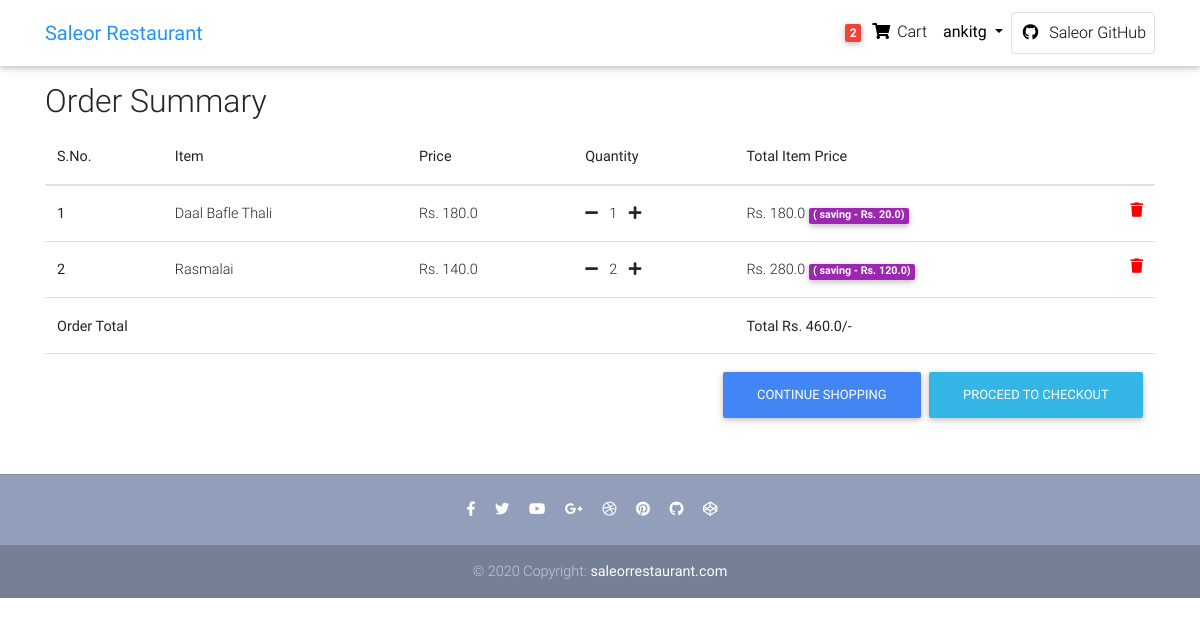
/order-summary/ (signed in), run on the app's committed database.
### restaurant/models.py (models this page shows, shortened)
class Order(models.Model):
    user = models.ForeignKey(settings.AUTH_USER_MODEL, on_delete=models.CASCADE)
    ref_code = models.CharField(max_length=20, blank=True, null=True)
    items = models.ManyToManyField(OrderItem)
    order_date = models.DateTimeField()
    ordered = models.BooleanField(default=False)
    billing_address = models.ForeignKey('BillingAddress', on_delete=models.SET_NULL, blank=True, null=True)
    payment = models.ForeignKey('Payment', on_delete=models.SET_NULL, blank=True, null=True)
    coupon = models.ForeignKey('Coupon', on_delete=models.SET_NULL, blank=True, null=True)
    status = models.CharField(max_length=50, choices=order_status, default='not_accepted')
    refund_requested = models.BooleanField(default=False)
    refund_granted = models.BooleanField(default=False)
    refund_completed = models.BooleanField(default=False)
    def get_total(self):
        total = 0
        for order_item in self.items.all():
            total += order_item.get_final_price()
        if self.coupon:
            total -= self.coupon.amount
        return total

class OrderItem(models.Model):
    user = models.ForeignKey(settings.AUTH_USER_MODEL, on_delete=models.CASCADE)
    item = models.ForeignKey(Item, on_delete=models.CASCADE)
    cartitem = models.IntegerField(default=1)
    ordered = models.BooleanField(default=False)
    def get_total_item_price(self):
        return self.cartitem * self.item.price
    def get_total_item_discount_price(self):
        return self.cartitem * self.item.discount_price
    def save_on_bill(self):
        return self.get_total_item_price() - self.get_total_item_discount_price()
    def get_final_price(self):
        if self.item.discount_price:
            return self.get_total_item_discount_price()
        return self.get_total_item_price()

class Item(models.Model):
    title = models.CharField(max_length=100)
    price = models.FloatField()
    discount_price = models.FloatField(blank=True, null=True)
    veg_or_nonveg = models.CharField(choices=dish_type, max_length=20)
    quantity = models.CharField(choices=quantity, max_length=20)
    image_url = models.URLField()
    slug = models.SlugField()

### restaurant/views.py (the view)
# urls.py: path('order-summary/', views.OrderSummaryView.as_view(), name="order-summary"),
class OrderSummaryView(LoginRequiredMixin, View):
    def get(self, *args, **kwargs):
        try:
            order = Order.objects.get(user=self.request.user, ordered=False)
            return render(self.request, 'restaurant/order-summary.html', {'object': order})
        except ObjectDoesNotExist:
            messages.error(self.request, "Your cart is empty")
            return redirect('/')
        return render(self.request, 'restaurant/order-summary.html')

### restaurant/templatetags/cart_template_tags.py (called while the page is built)
@register.filter
def cart_item_count(user):
    if user.is_authenticated:
        queryset = Order.objects.filter(user=user, ordered=False)
        if queryset.exists():
            return queryset[0].items.count()
    return 0

### templates/restaurant/order-summary.html (shortened to what this page needs)
{% extends 'base.html' %}
{% block body %}
{% load static %}
<main>
    <div class="container">
        <div class="table-responsive text-nowrap">
            <table class="table">
                <thead>
                    <tr>
                        <th scope="col">S.No.</th>
                        <th scope="col">Item</th>
                        <th scope="col">Price</th>
                        <th scope="col">Quantity</th>
                        <th scope="col">Total Item Price</th>
                    </tr>
                </thead>
                <tbody>
                    <h2 class="mt-3">Order Summary</h2>
                    {% for order_item in object.items.all %}
                    <tr>
                        <th scope="row">{{forloop.counter}}</th>
                        <td>{{order_item.item.title}}</td>
                        <td>Rs. {% if order_item.item.discount_price %}
                            {{order_item.item.discount_price}}
                            {% else %}
                            {{order_item.item.price}}
                            {% endif %}</td>
                        <td><a href="{% url 'restaurant:remove_single_item_from_cart' order_item.item.slug %}"><i class="fa fa-minus mr-2" aria-hidden="true"></i></a>
                            {{order_item.cartitem}}
                            <a href="{% url 'restaurant:add-to-cart' order_item.item.slug %}"><i class="fa fa-plus ml-2" aria-hidden="true"></i></a>
                        </td>
                        <td>Rs.
                            {% if order_item.item.discount_price %}
                            {{order_item.get_total_item_discount_price}}
                            <span class="badge purple mr-1">( saving - Rs. {{order_item.save_on_bill}})</span>
                            {% else %}
                            {{order_item.get_total_item_price}}
                            {% endif %}
                        <a href="{% url 'restaurant:remove-from-cart' order_item.item.slug %}">
                            <i style="color: red;" class="fa fa-trash float-right" aria-hidden="true"></i>
                        </a>
                        </td>
                    </tr>
                    {% endfor %}
                    {% if object.items.all.count != 0 %}
                    <tr>
                        <td colspan="4"><b>Order Total</b></td>
                        <td><strong>Total Rs. {{object.get_total}}/-</strong></td>
                    </tr>
                    {%endif %}
                    {% if object.get_total > 1 %}
                    <tr>
                        <td colspan="5">
                            <a href="/checkout" class="btn btn-info float-right ml-2">Proceed to Checkout</a>
                            <a href="/" class="btn btn-primary float-right">Continue Shopping</a>
                        </td>
                    </tr>
                    {% endif %}
                </tbody>
            </table>
        </div>
    </div>
</main>
{% endblock body %}

### templates/base.html (shortened to what this page needs)
<!DOCTYPE html>
<html lang="en">
{% load static %}
{% load cart_template_tags %}
{% load socialaccount %}
<head>
  <link rel="stylesheet" href="https://use.fontawesome.com/releases/v5.11.2/css/all.css">
  <link href="{% static 'css/bootstrap.min.css' %}" rel="stylesheet">
  <link href="{% static 'css/mdb.min.css' %}" rel="stylesheet">
  <link href="{% static 'css/style.min.css' %}" rel="stylesheet">
</head>
<body>
  <nav class="navbar navbar-expand-lg navbar-light white scrolling-navbar">
    <div class="container">
      <a class="navbar-brand waves-effect" href="{% url 'restaurant:homePage' %}">
        <strong class="blue-text">Saleor Restaurant</strong>
      </a>
      <div class="collapse navbar-collapse" id="navbarSupportedContent">
        <ul class="navbar-nav">
          {% if request.user.is_authenticated %}
          <li class="nav-item">
            <a class="nav-link" href="{% url 'restaurant:order-summary' %}">
              <span class="badge red z-depth-1 mr-1"> {{request.user|cart_item_count}} </span>
              <i class="fas fa-shopping-cart"></i>
              <span class="clearfix"> Cart </span>
            </a>
          </li>
          <li class="nav-item">
            <div class="dropdown show">
              <a class="nav-link dropdown-toggle" href="#" role="button" id="dropdownMenuLink" data-toggle="dropdown"
                aria-haspopup="true" aria-expanded="false">
                <b>{{request.user.username}}</b>
              </a>
            </div>
          </li>
          {% endif %}
          <li class="nav-item">
            <a href="https://github.com/ankitgadewal/Saleor_Restaurant_Django"
              class="nav-link border border-light rounded waves-effect" target="_blank">
              <i class="fab fa-github mr-2"></i>Saleor GitHub
            </a>
          </li>
        </ul>
      </div>
    </div>
  </nav>
  {% block body %}
  {% endblock body %}
  <footer class="page-footer text-center font-small mt-4 wow fadeIn">
    <hr class="my-4">
    <div class="pb-4">
      <a href="#" target="_blank">
        <i class="fab fa-facebook-f mr-3"></i>
      </a>
      <a href="#" target="_blank">
        <i class="fab fa-twitter mr-3"></i>
      </a>
      <a href="#" target="_blank">
        <i class="fab fa-youtube mr-3"></i>
      </a>
      <a href="#" target="_blank">
        <i class="fab fa-google-plus-g mr-3"></i>
      </a>
      <a href="#" target="_blank">
        <i class="fab fa-dribbble mr-3"></i>
      </a>
      <a href="#" target="_blank">
        <i class="fab fa-pinterest mr-3"></i>
      </a>
      <a href="#" target="_blank">
        <i class="fab fa-github mr-3"></i>
      </a>
      <a href="#" target="_blank">
        <i class="fab fa-codepen mr-3"></i>
      </a>
    </div>
    <div class="footer-copyright py-3">
      © 2020 Copyright:
      <a href="/"><b>saleorrestaurant.com</b> </a>
    </div>
  </footer>
  {% load static %}
</body>
</html>

### templates/base.html (style rules this page uses)
html, body, header, .carousel { height: 60vh; }

### data on the page
OrderItem: item "Daal Bafle Thali", item.discount_price "180.0", cartitem "1", get_total_item_discount_price "180.0", save_on_bill "20.0"
OrderItem: item "Rasmalai", item.discount_price "140.0", cartitem "2", get_total_item_discount_price "280.0", save_on_bill "120.0"
Order: get_total "460.0"

### other printed values
{{ request.user|cart_item_count }} "2"
{{ request.user.username }} "ankitg"
